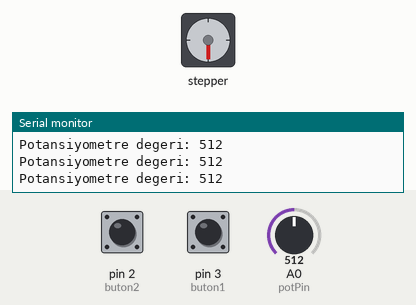
Recording of a sketch running on a simulated Arduino Uno, built with avr-gcc and run on an emulated ATmega328P. Parts: stepper motor, the last lines printed to the serial monitor. The test bench sets the inputs (shaded band); at power-on: A0 (potPin) = 512, pin 2 (buton2) LOW, pin 3 (buton1) LOW. Stepper angles assume 290 steps per turn.

Above: at 2.1 s.
2.2 s: A0 (potPin) set to 716
At 3.2 s:
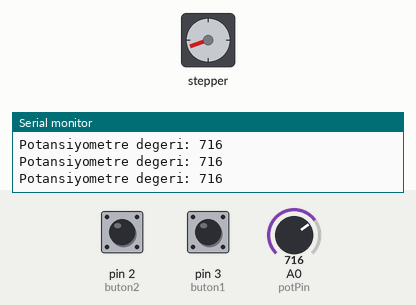
4.1 s: A0 (potPin) set to 1023
At 5.2 s:
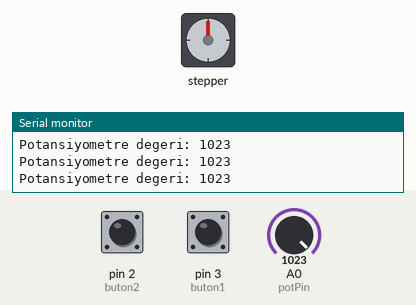
6.3 s: A0 (potPin) set to 991
At 6.7 s:
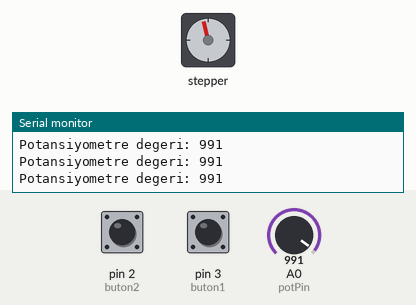
7.9 s: A0 (potPin) set to 977
At 8.2 s:
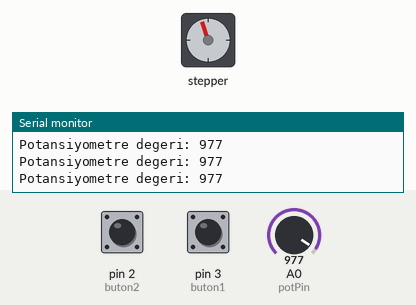
10.9 s: A0 (potPin) set to 511
At 11.44 s:
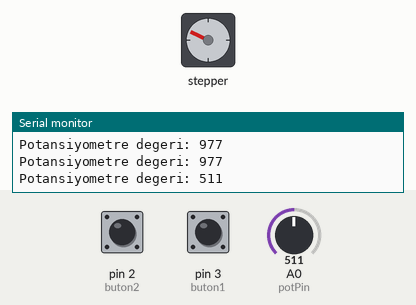
Timing chart, 0 to 13.9 s (numbered marks = the images above; inputs shaded):
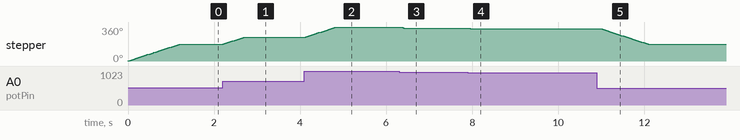

Measured:
- after the input at 2.2 s, stepper: turns 70° clockwise in 0.47 s, starting at once
- after the input at 4.1 s, stepper: turns 110° clockwise in 0.73 s, starting at once
- after the input at 6.3 s, stepper: turns 13° counter-clockwise, starting after 0.05 s
- after the input at 7.9 s, stepper: goes 345° 0.02 s, then 342°, starting at once
- after the input at 10.9 s, stepper: turns 164° counter-clockwise in 1.1 s, starting after 0.09 s
- by itself, stepper: turns 180° clockwise in 1.2 s

The sketch:

mp3.ino
```cpp
#include <Stepper.h>

const int potPin = A0; // Potansiyometrenin Analog 1 pinine bağlı olduğunu tanımlıyoruz.
const int stepsPerRevolution = 290; // Step motorun bir tam turda yapacağı adım sayısı
const int motorPin1 = 8; // Step motorun 1. pini
const int motorPin2 = 9; // Step motorun 2. pini
const int motorPin3 = 10; // Step motorun 3. pini
const int motorPin4 = 11; // Step motorun 4. pini
int buton2 = 2;                 //Butonu 7.pine bağladık.
int buton2durum = 0;            //Buton durumunu başlangıç için 0 yaptık.
int buton1 = 3;              //Butonu 7.pine bağladık.
int buton1durum = 0;            //Buton durumunu başlangıç için 0 yaptık.
Stepper myStepper(stepsPerRevolution, motorPin1, motorPin2, motorPin3, motorPin4);


int previousPotValue = 0; // Önceki potansiyometre değerini saklamak için bir değişken
void setup() {
  Serial.begin(9600); // Seri haberleşmeyi başlatıyoruz.
  myStepper.setSpeed(25); // Step motorun hızını ayarlıyoruz.
  Serial.begin(9600); // Seri haberleşmeyi başlatıyoruz.
  pinMode(buton1,INPUT);
pinMode(buton2,INPUT);

}

void loop() {

  int potValue = analogRead(potPin); // Potansiyometre değerini okuyoruz.
  int mappedValue = map(potValue, 0, 1023, 0, stepsPerRevolution); // Potansiyometre değerini adım sayısına dönüştürüyoruz.

  Serial.print("Potansiyometre degeri: ");
  Serial.println(potValue); // Potansiyometre değerini seri porta yazdırıyoruz.

  myStepper.step(mappedValue - previousPotValue); // Step motoru hareket ettiriyoruz (fark kadar)
  previousPotValue = mappedValue; // Önceki potansiyometre değerini güncelliyoruz.

  delay(100); // Bekleme süresi

buton1durum = digitalRead(buton1);    //Butonun bağlı olduğu port değerini butondurum değişkenine aktardık
buton2durum = digitalRead(buton2);    //Butonun bağlı olduğu port değerini butondurum değişkenine aktardık


if ( buton2durum==1 ) {
    myStepper.step(0);

    Serial.println("arac 2 konumda");


  }
  if ( buton1durum==1 ) {
    myStepper.step(0);

    Serial.println("arac 1.konumda");


  }


}
```
